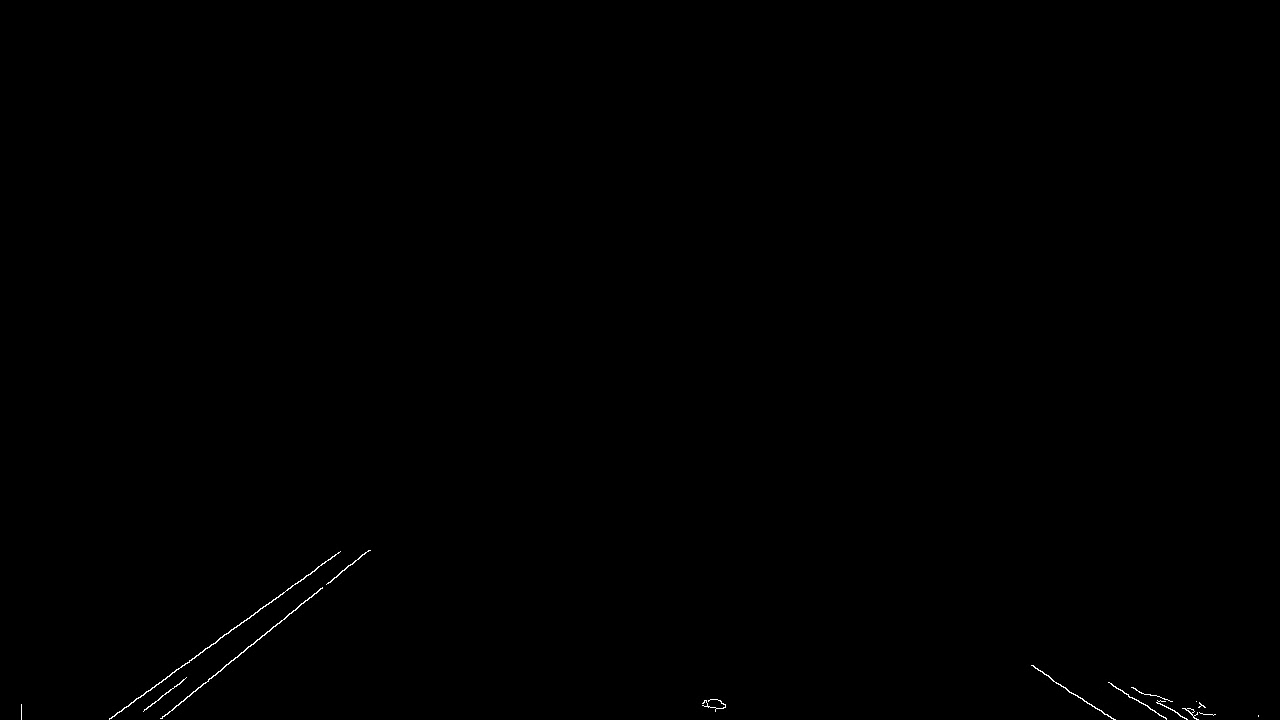
#> input picture frame 3 of Rode_lines_detection/video_bordas.mp4, 1280 x 720 px, given in place of estrada_imagem.mp4, which was not available
$ jupyter execute Rode_Lines.ipynb   (shell and % lines are left out)   (text cells are left out)
#> lines starting #> are read from the running program, lines starting #| are printed output that depends on the picture; after the words box and inside, x2 and y2 are one past the last pixel; in counts of white or black regions, pixels touching at a corner belong together; pictures that were not available may be replaced by others from this repository, and a replacement may not be noted
[cell 1]
import cv2 as cv
import numpy as np

[cell 2]
# Salvar Requirements

[cell 3]
def mask_region_of_interest(image, vertices):
    # Cria uma máscara preta com as mesmas dimensões que a imagem de entrada
    mask = np.zeros_like(image)

    # Define a cor para preencher a região de interesse (geralmente branca)
    match_mask_color = 255

    # Preenche a região de interesse definida pelos vértices com a cor especificada
    cv.fillPoly(mask, vertices, match_mask_color)

    # Aplica a máscara à imagem original usando a operação AND bit a bit
    masked_image = cv.bitwise_and(image, mask)

    # Retorna a imagem resultante, onde apenas a região de interesse é preservada
    return masked_image

[cell 4]
def draw_the_lines(image, lines):
    # Faz uma cópia da imagem original para não modificar a original
    image = np.copy(image)

    # Cria uma imagem em branco do mesmo tamanho que a imagem original
    blank_image = np.zeros((image.shape[0], image.shape[1], 3), dtype=np.uint8)

    # Verifica se existem linhas para desenhar
    if lines is not None:
        # Para cada linha detectada
        for line in lines:
            # Extrai as coordenadas dos pontos inicial e final da linha
            for x1, y1, x2, y2 in line:
                # Desenha a linha na imagem em branco
                cv.line(blank_image, (x1, y1), (x2, y2), color=(0, 200, 0), thickness=10)

    # Combina as linhas desenhadas na imagem em branco com a imagem original usando uma ponderação
    # A imagem original é mais pesada (0.8) do que a imagem em branco (1)
    # Isso produz um efeito de transparência para as linhas desenhadas
    image = cv.addWeighted(image, 0.8, blank_image, 1, 0.0)

    # Retorna a imagem resultante com as linhas desenhadas
    return image

[cell 5]
# Abrir o vídeo original
cap = cv.VideoCapture("estrada_imagem.mp4")

# Obter a taxa de quadros do vídeo original
fps = cap.get(cv.CAP_PROP_FPS)

# Configurações para salvar o vídeo de bordas
out_edges = cv.VideoWriter('video_bordas.mp4', cv.VideoWriter_fourcc(*'mp4v'), fps, (1280, 720), isColor=False)

# Configurações para salvar o vídeo com linhas
out_lines = cv.VideoWriter('video_linhas.mp4', cv.VideoWriter_fourcc(*'mp4v'), fps, (1280, 720))

while True:
    # Capturar o próximo frame
    ret, frame = cap.read()
#> frame is the input picture: shape (720, 1280, 3); min 0, max 255, mean 0.4

    # Verificar se o frame foi capturado corretamente
    if not ret:
        break

    # Redimensionar o frame para 720p
    frame = cv.resize(frame, (1280, 720))

    h, w = frame.shape[:2]
#> h = 720; w = 1280

    # Definir a região de interesse como um triângulo na parte inferior do quadro
    region_of_interest = np.array([[
        (0, h), # Inf Esquerdo
        (w*0.90, h), # Inf direito
        (w*.65, h * 2 // 3), # sup esquerdo
        (w*.25, h * 2 // 3)]], dtype=np.int32) # Sup direito

    # Converter o quadro para escala de cinza e aplicar detecção de bordas
    frame_gray = cv.cvtColor(frame, cv.COLOR_BGR2GRAY)
    frame_canny = cv.Canny(frame_gray, 100, 150)
#> frame_canny: shape (720, 1280); 0.18% white in thin lines or dots, all inside (x1, y1, x2, y2) = (20, 549, 1260, 720)

    # Aplicar a máscara para manter apenas a região de interesse
    frame_masked = mask_region_of_interest(frame_canny, region_of_interest)
#> in mask_region_of_interest, `cv.fillPoly(mask, vertices, match_mask_color)`:
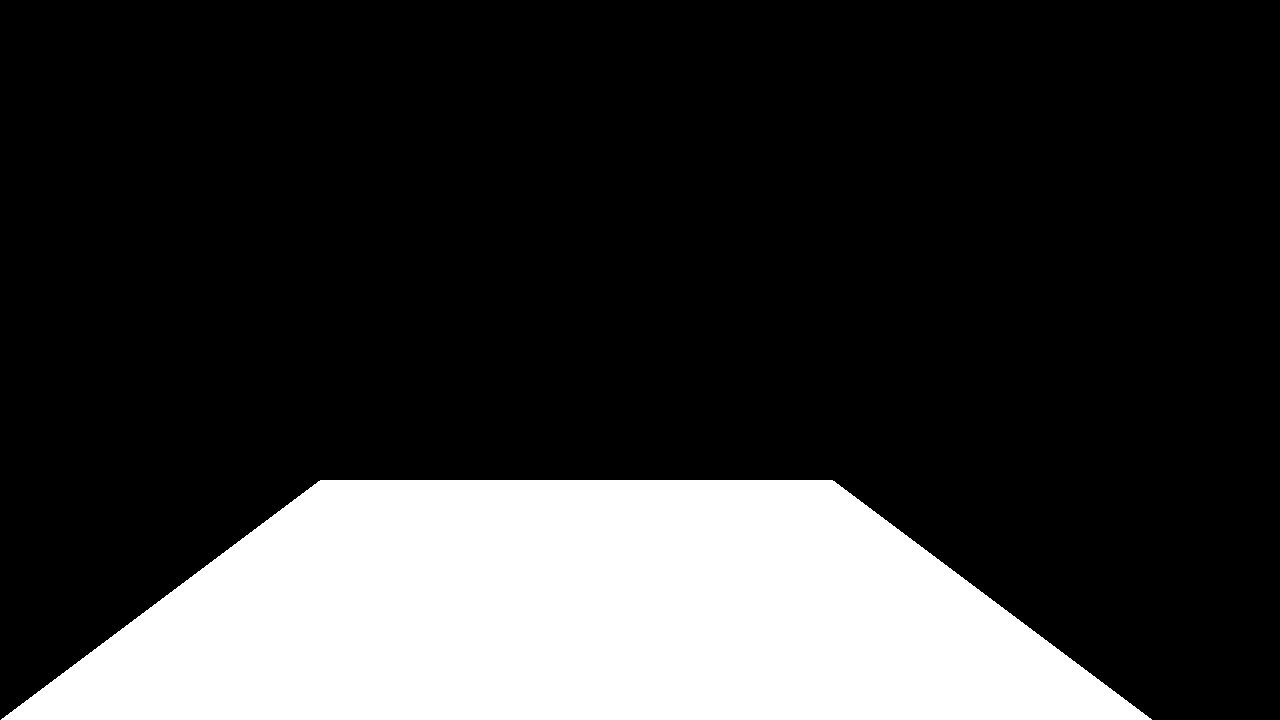
#> mask: shape (720, 1280); 21.7% white; 1 white region, box (x1, y1, x2, y2) and area: (1, 480, 1152, 720) 199760
#> in mask_region_of_interest, `masked_image = cv.bitwise_and(image, mask)`: masked_image: shape (720, 1280); 0.14% white in thin lines or dots, all inside (x1, y1, x2, y2) = (20, 549, 1116, 720)
    out_edges.write(frame_masked)

    #cv.imshow('Video Somente Bordas', frame_masked)
    # Detectar linhas usando a Transformada de Hough Probabilística
    lines = cv.HoughLinesP(
        frame_masked,
        rho=2,
        theta=np.pi/50,
        threshold=10,
        minLineLength=5,
        maxLineGap=15
    )
#> lines = 41 rows, first 6: [109, 719, 341, 551], [277, 623, 366, 550], [108, 718, 339, 551], [1030, 665, 1115, 719], [329, 581, 368, 549], [246, 647, 296, 610]

    # Desenhar as linhas no quadro original
    frame_with_lines = draw_the_lines(frame, lines)
#> the loop in draw_the_lines, `for line in lines:` made 41 passes
#> line on passes 1 to 12: [[109, 719, 341, 551]], [[277, 623, 366, 550]], [[108, 718, 339, 551]], [[1030, 665, 1115, 719]], [[329, 581, 368, 549]], [[246, 647, 296, 610]], [[1031, 664, 1050, 676]], [[197, 687, 244, 652]], [[160, 718, 195, 692]], [[292, 610, 313, 596]], [[702, 704, 724, 708]], [[1051, 680, 1112, 719]]

    out_lines.write(frame_with_lines)

    # Exibir o quadro com as linhas detectadas
    cv.imshow('Video com Linhas', frame_with_lines)

    # Aguardar pela tecla de saída (ESC)
    key = cv.waitKey(int(500 / fps))  # Ajustar o tempo de espera para corresponder ao FPS do vídeo
#> (key Esc is pressed here)
    if key == 27:
        break

# Liberar os recursos
cap.release()
cv.destroyAllWindows()
out_edges.release()
out_lines.release()


$ run again, starting later in the video
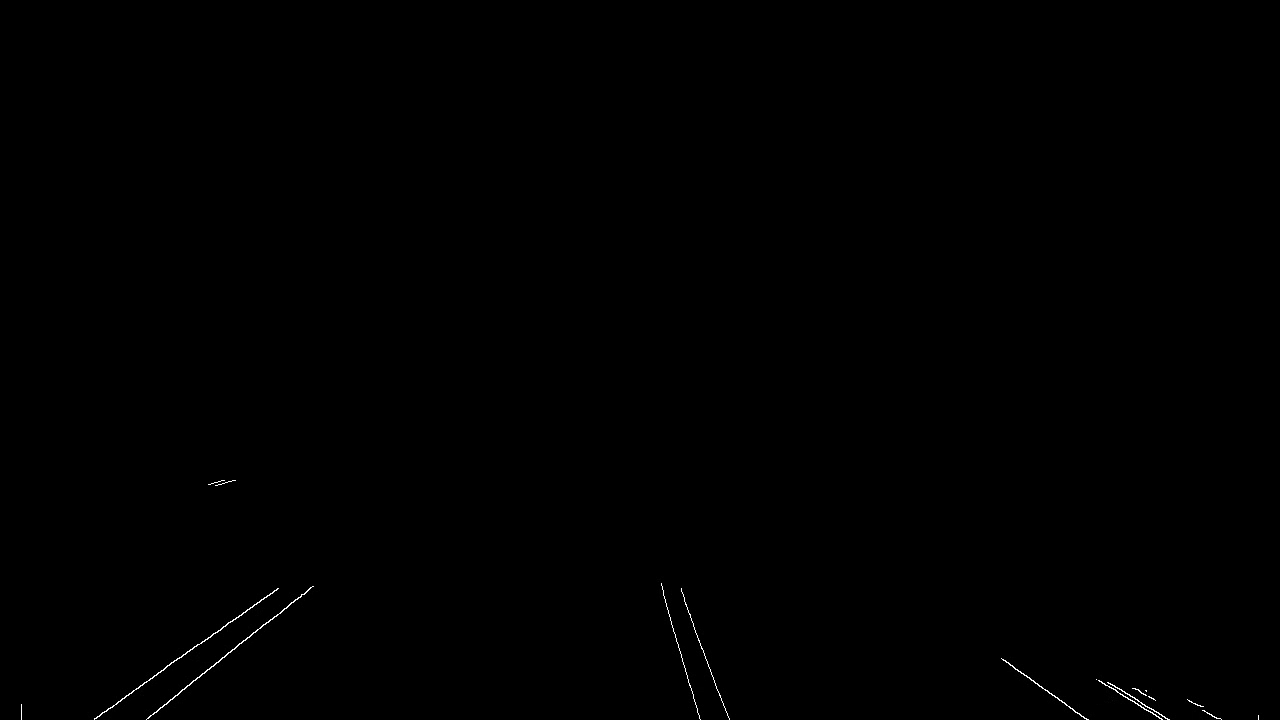
#> input picture frame 14 of Rode_lines_detection/video_bordas.mp4, 1280 x 720 px, given in place of estrada_imagem.mp4, which was not available
#> frame is the input picture: shape (720, 1280, 3); min 0, max 255, mean 0.4
#> `frame_canny = cv.Canny(frame_gray, 100, 150)`:
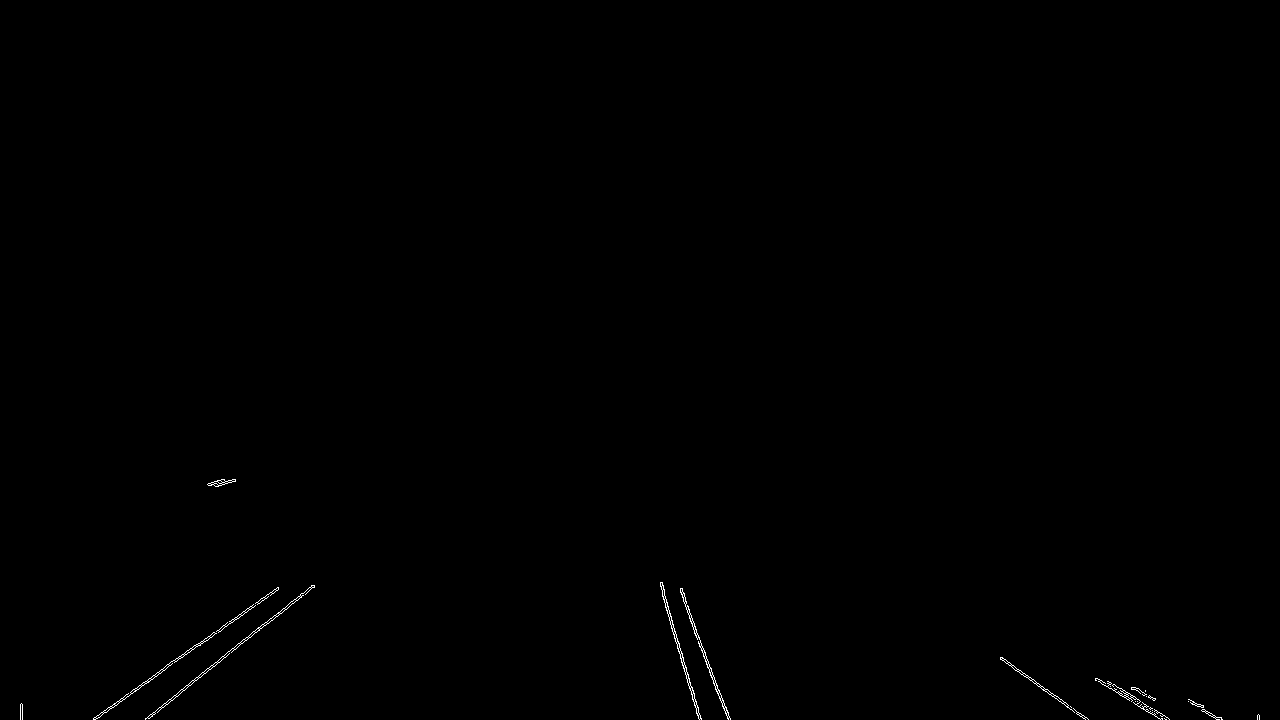
#> frame_canny: shape (720, 1280); 0.21% white in thin lines or dots, all inside (x1, y1, x2, y2) = (20, 479, 1260, 720)
#> mask: shape (720, 1280); 21.7% white; 1 white region, box (x1, y1, x2, y2) and area: (1, 480, 1152, 720) 199760
#> masked_image: shape (720, 1280); 0.17% white in thin lines or dots, all inside (x1, y1, x2, y2) = (20, 582, 1111, 720)
#> lines = 58 rows, first 6: [1000, 657, 1085, 719], [677, 648, 698, 715], [706, 664, 727, 718], [662, 593, 694, 693], [93, 718, 194, 645], [701, 645, 730, 719]
#> the loop in draw_the_lines, `for line in lines:` made 58 passes
